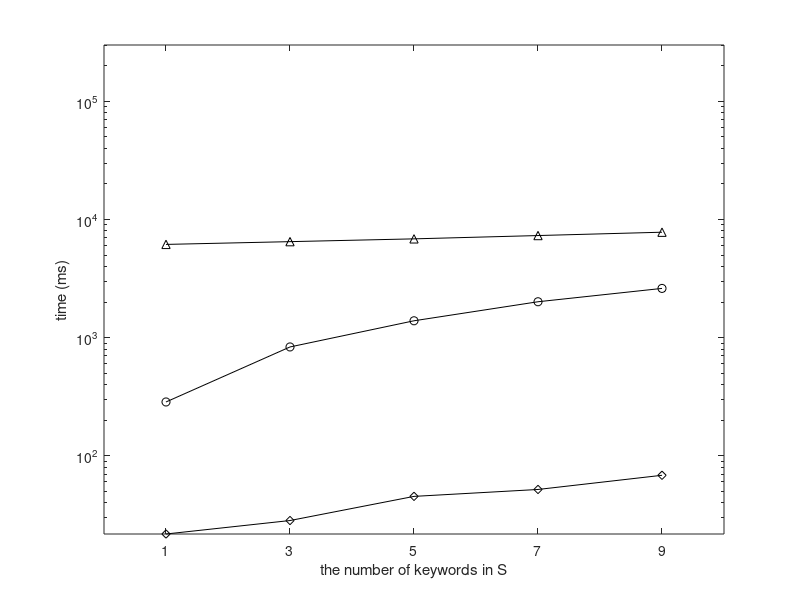

The MATLAB script that drew this image: (Note: this script raises an error after producing the figure.)
set(gcf,'color',[1, 1, 1]);
set(gcf,'unit','centimeters','position',[10 5 9 7]);

x=[1, 2, 3, 4, 5];
y1 = [6152.98368	6493.073299	6856.191481	7313.104633	7804.371913];
y2 = [285.2561256	833.7990651	1388.694795	2012.267375	2609.694306];
y3 = [21.75589265	28.29044734	45.28982468	51.82908155	68.33300384];

p1= semilogy(x, y1, '-k^');
hold on;
p2 = semilogy(x, y2, '-ko');
hold on;
p3 = semilogy(x, y3, '-kd');

xlabel('the number of keywords in S');
ylabel('time (ms)');

axis([0.5 5.5 0.0 300000]);

set(gca, 'xtick', 1:5, 'XTickLabel', {'1','3','5','7','9'});
leg=legend('basic-g','basic-w','Dec', 2);
set(leg,'edgecolor','white');

set(gca, 'FontSize', 12);
set(get(gca, 'XLabel'), 'FontSize',12);
set(get(gca, 'YLabel'), 'FontSize',12);
set(findall(gcf,'type','line'),'linewidth',1.5);
set(gca, 'LineWidth', 1.5);